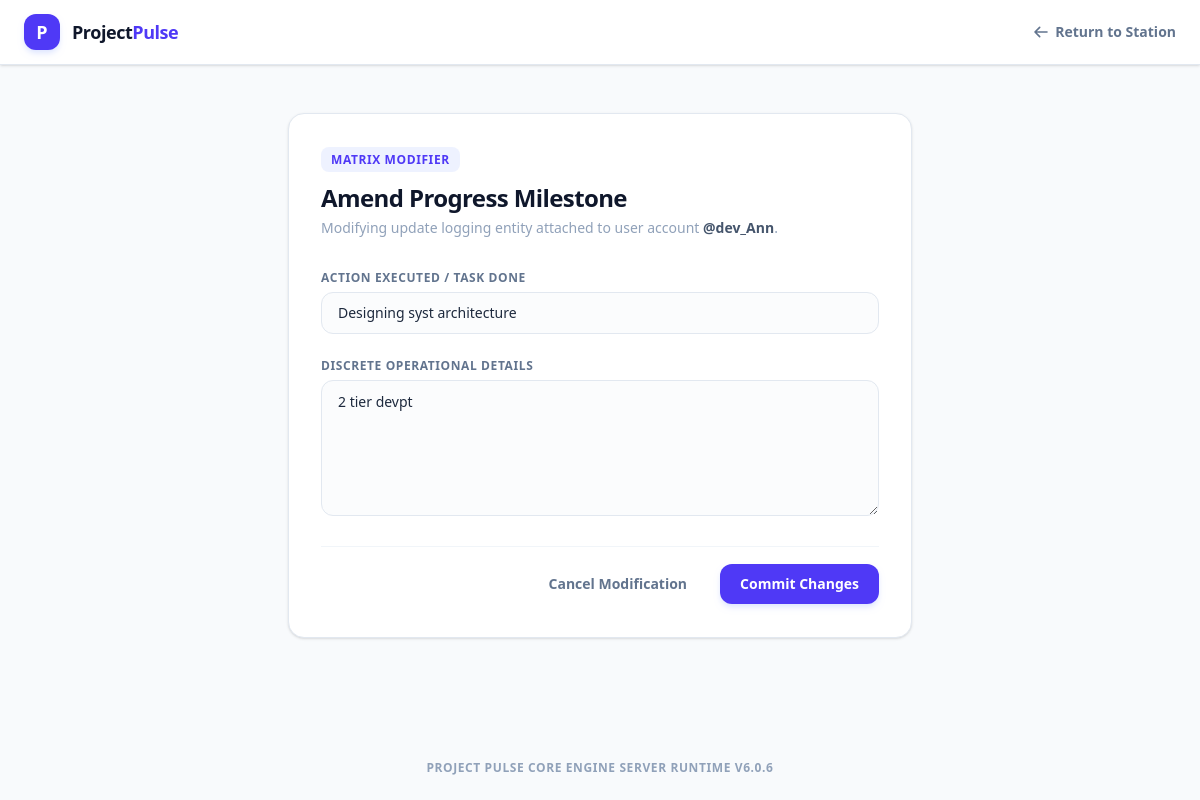
Screenshot of /progress/3/edit/ (signed in) with the database file from the repository.
### tracker/models.py (models this page shows, shortened)
class ProgressUpdate(models.Model):
    STATUS_CHOICES = [
        ('planning', 'Planning'),
        ('active', 'Active'),
        ('completed', 'Completed'),
    ]
    project = models.ForeignKey(Project, on_delete=models.CASCADE, related_name='updates')
    user = models.ForeignKey(User, on_delete=models.CASCADE, related_name='updates')
    task_done = models.CharField(max_length=255)
    details = models.TextField()
    status = models.CharField(max_length=20, choices=STATUS_CHOICES, default='planning')
    created_at = models.DateTimeField(auto_now_add=True)
    updated_at = models.DateTimeField(auto_now=True)
    can_update = models.BooleanField(default=True, help_text="Designates whether the owner can modify this log.")
    can_delete = models.BooleanField(default=False, help_text="Designates whether the owner can purge this log.")

### tracker/views.py (the view)
# urls.py: path('progress/<int:pk>/edit/', views.edit_progress, name='edit_progress'),
@login_required
def edit_progress(request, pk):
    update = get_object_or_404(ProgressUpdate, pk=pk)
    if update.user != request.user and not request.user.is_superuser: return redirect('project_list')
    if not update.can_update and not request.user.is_superuser: return redirect('project_list')
    if request.method == 'POST':
        update.task_done = request.POST.get('task_done')
        update.details = request.POST.get('details')
        update.save()
        return redirect('project_list')
    return render(request, 'tracker/edit_progress.html', {'update': update})

### tracker/templates/tracker/edit_progress.html (shortened to what this page needs)
<!DOCTYPE html>
<html lang="en">
<head>
    <script src="https://cdn.jsdelivr.net/npm/@tailwindcss/browser@4"></script>
</head>
<body class="bg-slate-50 text-slate-900 font-sans antialiased min-h-screen flex flex-col justify-between">
    <nav class="bg-white border-b border-slate-200 shadow-sm">
        <div class="max-w-7xl mx-auto px-6 h-16 flex items-center justify-between">
            <div class="flex items-center space-x-3">
                <div class="w-9 h-9 bg-indigo-600 rounded-xl flex items-center justify-center text-white font-black text-lg shadow-md shadow-indigo-100">P</div>
                <span class="text-lg font-extrabold tracking-tight text-slate-900">Project<span class="text-indigo-600">Pulse</span></span>
            </div>
            <a href="{% url 'project_list' %}" class="inline-flex items-center text-sm font-bold text-slate-500 hover:text-slate-800 transition">
                <svg class="w-4 h-4 mr-1.5" fill="none" stroke="currentColor" viewBox="0 0 24 24"><path stroke-linecap="round" stroke-linejoin="round" stroke-width="2.5" d="M10 19l-7-7m0 0l7-7m-7 7h18"/></svg>
                Return to Station
            </a>
        </div>
    </nav>
    <main class="max-w-2xl w-full mx-auto px-6 py-12 flex-grow">
        <div class="bg-white border border-slate-200 rounded-2xl p-8 shadow-sm">
            <div class="mb-8">
                <span class="text-xs font-bold uppercase tracking-wider text-indigo-600 bg-indigo-50 px-2.5 py-1 rounded-lg">Matrix Modifier</span>
                <h1 class="text-2xl font-extrabold tracking-tight text-slate-900 mt-3">Amend Progress Milestone</h1>
                <p class="text-sm text-slate-400 mt-1">Modifying update logging entity attached to user account <span class="text-slate-600 font-semibold">@{{ update.user.username }}</span>.</p>
            </div>
            <form method="post" class="space-y-6">
                <div>
                    <label class="block text-xs font-bold uppercase tracking-wider text-slate-500 mb-1.5">Action Executed / Task Done</label>
                    <input type="text" name="task_done" value="{{ update.task_done }}" required
                           class="w-full px-4 py-2.5 bg-slate-50/50 border border-slate-200 focus:border-indigo-500 focus:bg-white text-slate-800 font-medium rounded-xl text-sm transition focus:outline-none">
                </div>
                <div>
                    <label class="block text-xs font-bold uppercase tracking-wider text-slate-500 mb-1.5">Discrete Operational Details</label>
                    <textarea name="details" rows="5" required
                              class="w-full px-4 py-2.5 bg-slate-50/50 border border-slate-200 focus:border-indigo-500 focus:bg-white text-slate-800 text-sm rounded-xl transition focus:outline-none leading-relaxed">{{ update.details }}</textarea>
                </div>
                <div class="pt-4 border-t border-slate-100 flex items-center justify-end space-x-3">
                    <a href="{% url 'project_list' %}" class="px-5 py-2.5 text-sm font-semibold text-slate-500 hover:text-slate-800 hover:bg-slate-50 rounded-xl border border-transparent transition">
                        Cancel Modification
                    </a>
                    <button type="submit" class="px-5 py-2.5 bg-indigo-600 hover:bg-indigo-700 text-white font-bold text-sm rounded-xl shadow-md shadow-indigo-100 hover:shadow-indigo-200 transition duration-150 cursor-pointer">
                        Commit Changes
                    </button>
                </div>
            </form>
        </div>
    </main>
    <footer class="text-center py-6 text-xs font-semibold text-slate-400 tracking-wider uppercase">
        Project Pulse Core Engine Server Runtime v6.0.6
    </footer>
</body>
</html>

### rows the page displays
ProgressUpdate: user.username "dev_Ann", task_done "Designing syst architecture", details "2 tier devpt"
